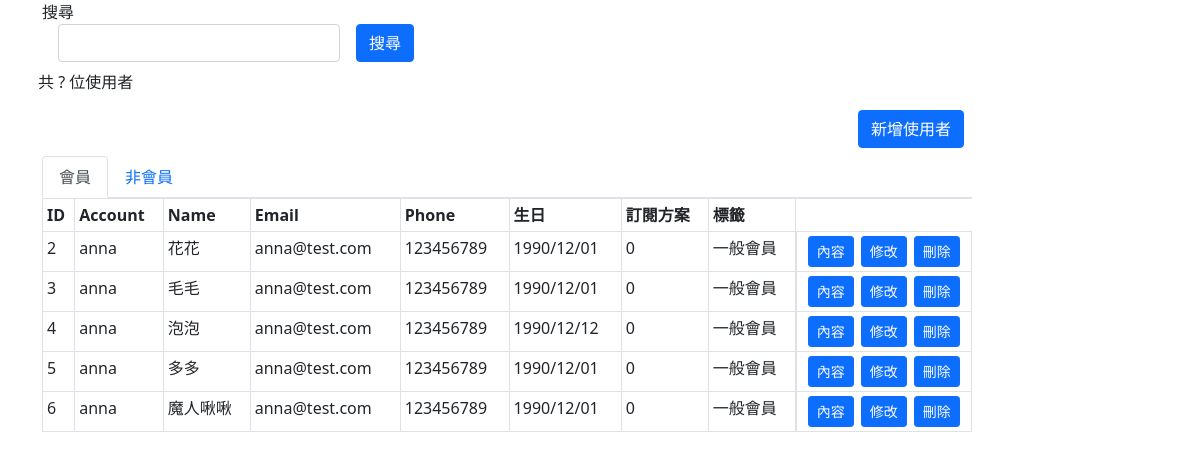
The page /pages/customer/user-list.php on the database as committed earlier.
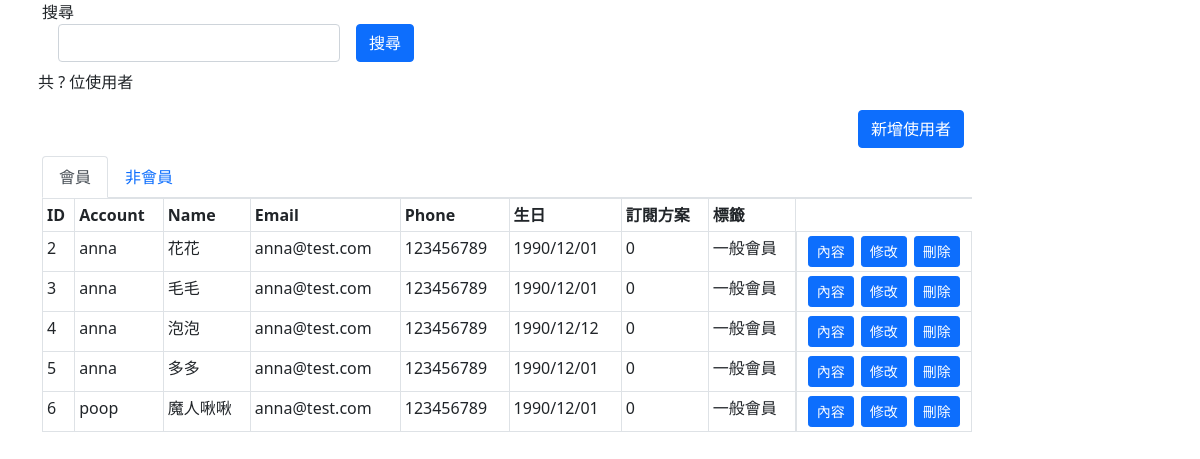
The same page on the database as committed later.
### tables this page shows
CREATE TABLE `member` (
  `id` int(6) UNSIGNED NOT NULL,
  `account` varchar(30) DEFAULT NULL,
  `name` varchar(30) NOT NULL,
  `birthday` varchar(20) NOT NULL,
  `gender` int(20) NOT NULL,
  `password` varchar(30) DEFAULT NULL,
  `email` varchar(30) NOT NULL,
  `phone` int(20) NOT NULL,
  `subscribe` int(6) NOT NULL,
  `created_at` datetime DEFAULT NULL,
  `edit_at` datetime DEFAULT NULL,
  `valid` tinyint(4) DEFAULT NULL,
  `tag_id` varchar(10) NOT NULL
);

CREATE TABLE `tag` (
  `id` int(6) UNSIGNED NOT NULL,
  `name` varchar(20) NOT NULL
);

### pages/customer/user-list.php (the view, shortened to what this page needs)
<?php
 require_once("../../components/pdo-connect.php");
$sqlMember = "SELECT member. *,tag.name AS tag_name FROM member
JOIN tag ON member.tag_id = tag.id
WHERE member.valid=1";
$stmt = $db_host->prepare($sqlMember);
try {
    $stmt->execute();
    $rowsMember = $stmt->fetchAll(PDO::FETCH_ASSOC);
} catch (PDOException $e) {
    echo $e->getMessage();
}
?>
<!doctype html>
<html lang="en">
<head>
    <link rel="stylesheet" href="https://cdn.jsdelivr.net/npm/bootstrap@5.0.2/dist/css/bootstrap.min.css">
    <link rel="stylesheet" href="fontawesome-free-5.0.1/web-fonts-with-css/css/fontawesome-all.min.css">
</head>
<body>
    <div class="container ">
        <div class="row ">
            <label for="">搜尋</label>
            <form action="" method="get">
                <div class="col-4 d-flex align-items-center ">
                    <input type="search" class="form-control mx-3" name="" value="">
                    <button type="submit" class="btn btn-primary text-nowrap ">搜尋</button>
                </div>
            </form>
            <div class="p-2 d-flex justify-content-between">
                <div>
                    共 ? 位使用者
                </div>
            </div>
        </div>
        <nav class="col-lg-10">
            <div class="p-2 d-flex justify-content-end">
                <a class="btn btn-primary   justify-content-end" href="index.php?page=add_customer">新增使用者</a>
            </div>
            <div class="nav nav-tabs" id="nav-tab" role="tablist">
                <button class="nav-link active" id="nav-member-tab" data-bs-toggle="tab" data-bs-target="#nav-member" type="button" role="tab" aria-controls="nav-member" aria-selected="true">會員</button>
                <button class="nav-link" id="nav-customer-tab" data-bs-toggle="tab" data-bs-target="#nav-customer" type="button" role="tab" aria-controls="nav-customer" aria-selected="false">非會員</button>
            </div>
        </nav>
        <div class="tab-content col-lg-10" id="nav-tabContent">
            <div class="tab-pane fade show active " id="nav-member" role="tabpanel" aria-labelledby="nav-member-tab">
                <table class="table table-bordered table-hover table-sm">
                    <thead>
                        <tr>
                            <th scope="col">ID</th>
                            <th scope="col">Account</th>
                            <th scope="col">Name</th>
                            <th scope="col">Email</th>
                            <th scope="col">Phone</th>
                            <th scope="col">生日</th>
                            <th scope="col">訂閱方案</th>
                            <th scope="col">標籤</th>
                        </tr>
                    </thead>
                    <?php foreach ($rowsMember as $value) : ?>
                        <tbody>
                            <tr>
                                <td><?= $value["id"] ?></td>
                                <td><?= $value["account"] ?></td>
                                <td><?= $value["name"] ?></td>
                                <td><?= $value["email"] ?></td>
                                <td><?= $value["phone"] ?></td>
                                <td><?= $value["birthday"] ?></td>
                                <td><?= $value["subscribe"] ?></td>
                                <td><?= $value["tag_name"] ?></td>
                                <td class="text-center d-flex justify-content-evenly">
                                    <a class="btn btn-primary btn-sm" href="member.php?id=<?= $value["id"] ?>">內容</a>
                                    <a class="btn btn-primary btn-sm" href="member-edit.php?id=<?= $value["id"] ?>">修改</a>
                                    <a class="btn btn-primary btn-sm" data-bs-toggle="modal" data-bs-target="#staticBackdrop">刪除</a>
                                </td>
                            </tr>
                        </tbody>
                    <?php endforeach; ?>
                </table>
            </div>
        </div>
    </div>
</body>
</html>

Rows that differ between the two databases and show on the page:
changed member "魔人啾啾": account "anna" → "poop"
